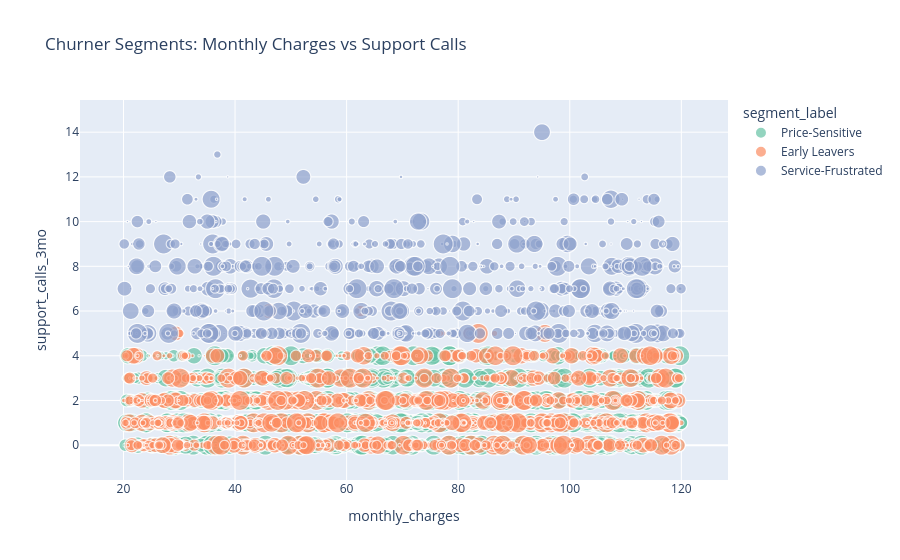

This figure's notebook cell:
### Code cell
# Interactive scatter plot — x=monthly charges, y=support calls
# Bubble size = tenure (bigger = longer customer)
# Colour = segment label
# This goes into the Streamlit dashboard for judges to explore
fig = px.scatter(
    churner_df, # data to plot
    x='monthly_charges', 
    y='support_calls_3mo',
    color='segment_label', # different color per segment
    size='tenure_months', # how long they have been customer
    hover_data=['late_payments_6mo', 'contract_type'], # extra info that show when we will hover over the dot
    title='Churner Segments: Monthly Charges vs Support Calls',
    color_discrete_sequence=px.colors.qualitative.Set2
)
fig.write_html('../outputs/figures/segments_scatter.html')  # saved as interactive HTML
fig.show()

### Figure 1 — Plotly figure (JSON) as saved in the notebook; plotly's stock layout.template omitted (floating-point values rounded to 4 significant figures; data arrays with more than 128 entries replaced by an {"elided": "..."} marker saying what was removed)
{"data": [{"customdata": {"elided": "3163x2 mixed values"}, "hovertemplate": "segment_label=Price-Sensitive<br>monthly_charges=%{x}<br>support_calls_3mo=%{y}<br>tenure_months=%{marker.size}<br>late_payments_6mo=%{customdata[0]}<br>contract_type=%{customdata[1]}<extra></extra>", "legendgroup": "Price-Sensitive", "marker": {"color": "rgb(102,194,165)", "size": {"elided": "3163 int values"}, "sizemode": "area", "sizeref": 0.18, "symbol": "circle"}, "mode": "markers", "name": "Price-Sensitive", "showlegend": true, "type": "scattergl", "x": {"elided": "3163 float values"}, "xaxis": "x", "y": {"elided": "3163 int values"}, "yaxis": "y"}, {"customdata": {"elided": "1678x2 mixed values"}, "hovertemplate": "segment_label=Early Leavers<br>monthly_charges=%{x}<br>support_calls_3mo=%{y}<br>tenure_months=%{marker.size}<br>late_payments_6mo=%{customdata[0]}<br>contract_type=%{customdata[1]}<extra></extra>", "legendgroup": "Early Leavers", "marker": {"color": "rgb(252,141,98)", "size": {"elided": "1678 int values"}, "sizemode": "area", "sizeref": 0.18, "symbol": "circle"}, "mode": "markers", "name": "Early Leavers", "showlegend": true, "type": "scattergl", "x": {"elided": "1678 float values"}, "xaxis": "x", "y": {"elided": "1678 int values"}, "yaxis": "y"}, {"customdata": {"elided": "664x2 mixed values"}, "hovertemplate": "segment_label=Service-Frustrated<br>monthly_charges=%{x}<br>support_calls_3mo=%{y}<br>tenure_months=%{marker.size}<br>late_payments_6mo=%{customdata[0]}<br>contract_type=%{customdata[1]}<extra></extra>", "legendgroup": "Service-Frustrated", "marker": {"color": "rgb(141,160,203)", "size": {"elided": "664 int values"}, "sizemode": "area", "sizeref": 0.18, "symbol": "circle"}, "mode": "markers", "name": "Service-Frustrated", "showlegend": true, "type": "scattergl", "x": {"elided": "664 float values"}, "xaxis": "x", "y": {"elided": "664 int values"}, "yaxis": "y"}], "layout": {"legend": {"itemsizing": "constant", "title": {"text": "segment_label"}, "tracegroupgap": 0}, "title": {"text": "Churner Segments: Monthly Charges vs Support Calls"}, "xaxis": {"anchor": "y", "domain": [0, 1], "title": {"text": "monthly_charges"}}, "yaxis": {"anchor": "x", "domain": [0, 1], "title": {"text": "support_calls_3mo"}}}}
